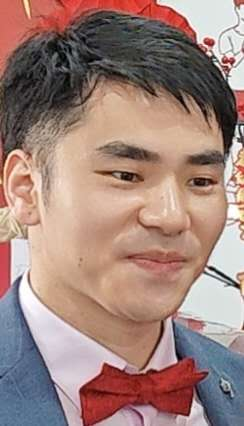
%> input picture BingXia.jpg, 244 x 426 px
$ octave --eval "low_pass_filter;"   (GNU Octave 9; MATLAB toolbox functions it lacks are replaced by stand-ins)
%> lines starting %> are read from the running program, lines starting %| are printed output that depends on the picture
% low_pass_filter.m - Apply Gaussian low pass filter to image
% Fred J. Frigo, Ph.D.
% 29-Jan-2025
%

% Read color photo
function low_pass_filter( imfile )

if(nargin == 0)
    [fname,iname] = uigetfile('*.*', 'Select Image file');
%> the answer given: BingXia.jpg
    imfile = strcat(iname, fname);
end

% Read color photo
im = imread(imfile);
%> im is the input picture: size 426x244x3 uint8; mean R, G, B 159.7, 131.3, 123.7
figure();
imshow(im);
title("Color image");  drawnow;

% Convert to gray scale
gray = rgb2gray(im);
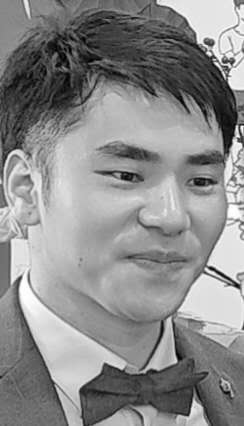
%> gray: size 426x244 uint8; min 0, max 255, mean 138.9
[rows, cols] = size(gray);
%> rows = 426; cols = 244
fprintf('Image resolution: %d x %d pixels\n', rows, cols);
%| Image resolution: 426 x 244 pixels

figure();
imshow(gray);
title("Gray scale image"); drawnow;

% Take the 2D Fourier Transform
F=fft2(double(gray));
S=fftshift(F);

% Create Gaussian Filter with step size of 1 and empirical std deviation
std_gauss = 0.05 * cols;
%> std_gauss = 12.2
myfilter = fspecial('gaussian', [rows cols], std_gauss);
myfilter_max = max(max(myfilter));  % normalize
%> myfilter_max = 0.00107
myfilter = myfilter/myfilter_max;
figure;
mesh(myfilter);
title("Gaussian Filter Kernel"); drawnow;
%> after `title("Gaussian Filter Kernel")`:
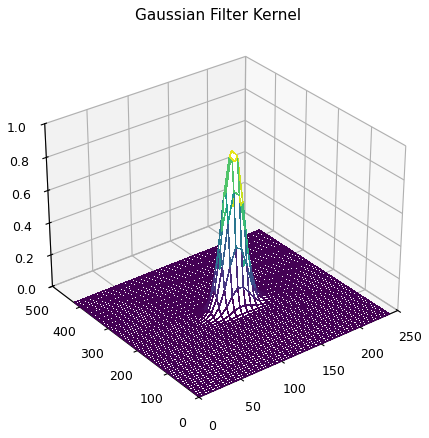
%> figure redrawn from the program's plot data

% Apply the filter to the complex Fourier space image
LPF=myfilter.*S;
SLPF = fftshift(LPF);
complex_image = ifft2(SLPF);
mag_image = abs(complex_image);
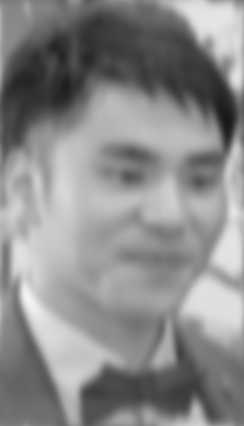
%> mag_image: size 426x244 double; min 24.63, max 244.6, mean 138.9
im_max = max(max(mag_image));
%> im_max = 244.6
lpf_gray = (mag_image/im_max);

figure();
imshow(lpf_gray);
filter_image_title = sprintf("Low Pass Filtered Image: %d x %d", rows, cols);
%> filter_image_title = 'Low Pass Filtered Image: 426 x 244'
title(filter_image_title); drawnow;
